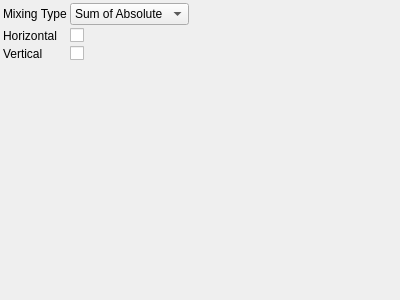
<?xml version="1.0" encoding="UTF-8"?>
<ui version="4.0">
 <class>SobelParametersControlWidget</class>
 <widget class="QWidget" name="SobelParametersControlWidget">
  <property name="geometry">
   <rect>
    <x>0</x>
    <y>0</y>
    <width>400</width>
    <height>300</height>
   </rect>
  </property>
  <property name="windowTitle">
   <string>SobelParameters</string>
  </property>
   <layout class="QGridLayout" name="gridLayout">
    <property name="margin">
     <number>3</number>
    </property>
    <property name="spacing">
     <number>3</number>
    </property>
    <item row="0" column="0">
     <widget class="QLabel" name="label_0">
       <property name="text">
         <string>Mixing Type</string>
       </property>
     </widget>
    </item>
    <item row="0" column="1">
     <widget class="QComboBox" name="mixingTypeComboBox">
       <property name="currentIndex">
         <number>0</number>
       </property>
       <item>
        <property name="text">
         <string>Sum of Absolute</string>
        </property>
       </item>
       <item>
        <property name="text">
         <string>L2</string>
        </property>
       </item>
       <property name="toolTip">
         <string>Mixing Type</string>
       </property>
     </widget>
    </item>
    <item row="1" column="0">
     <widget class="QLabel" name="label_1">
       <property name="text">
         <string>Horizontal</string>
       </property>
     </widget>
    </item>
    <item row="1" column="1">
     <widget class="QCheckBox" name="horizontalCheckBox">
       <property name="toolTip">
         <string>Horizontal</string>
       </property>
     </widget>
    </item>
    <item row="2" column="0">
     <widget class="QLabel" name="label_2">
       <property name="text">
         <string>Vertical</string>
       </property>
     </widget>
    </item>
    <item row="2" column="1">
     <widget class="QCheckBox" name="verticalCheckBox">
       <property name="toolTip">
         <string>Vertical</string>
       </property>
     </widget>
    </item>
   <item row="3" column="0">
    <spacer name="verticalSpacer">
     <property name="orientation">
      <enum>Qt::Vertical</enum>
     </property>
     <property name="sizeHint" stdset="0">
      <size>
       <width>0</width>
       <height>0</height>
      </size>
     </property>
    </spacer>
   </item>
   <item row="3" column="2">
    <spacer name="horizontalSpacer">
     <property name="orientation">
      <enum>Qt::Horizontal</enum>
     </property>
     <property name="sizeHint" stdset="0">
      <size>
       <width>0</width>
       <height>0</height>
      </size>
     </property>
    </spacer>
   </item>
  </layout>
 </widget>
 <layoutdefault spacing="3" margin="3"/>
 <resources/>
 <connections>
  <connection>
   <sender>mixingTypeComboBox</sender>
   <signal>currentIndexChanged(int)</signal>
   <receiver>SobelParametersControlWidget</receiver>
   <slot>changeParameters()</slot>
  </connection>
  <connection>
   <sender>horizontalCheckBox</sender>
   <signal>stateChanged(int)</signal>
   <receiver>SobelParametersControlWidget</receiver>
   <slot>changeParameters()</slot>
  </connection>
  <connection>
   <sender>verticalCheckBox</sender>
   <signal>stateChanged(int)</signal>
   <receiver>SobelParametersControlWidget</receiver>
   <slot>changeParameters()</slot>
  </connection>
 </connections>
 <slots>
  <slot>changeParameters()</slot>
 </slots>
 <customwidgets>
 </customwidgets>
</ui>
